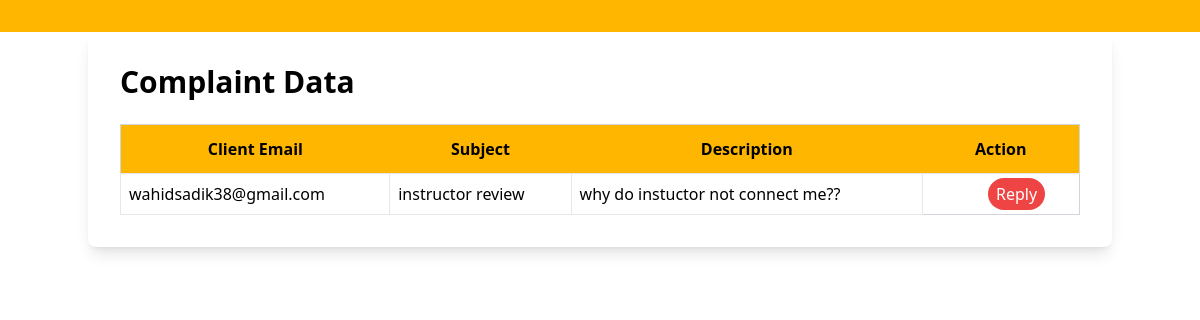
Page /cliend_side_mvc/view/showComplain.php (signed in) on the committed database.
### tables this page shows
CREATE TABLE `complainbox` (
  `id` int(50) NOT NULL,
  `email` varchar(200) NOT NULL,
  `subject` varchar(300) NOT NULL,
  `description` varchar(500) NOT NULL
);

### cliend_side_mvc/model/complainModel.php (called while the page is built, shortened)
<?php
    function getComplaints()
{
    $conn = mysqli_connect("localhost", "root", "", "fitness") or die("Connection failed: " . mysqli_connect_error());
    $sql = "SELECT email, subject, description FROM complainbox";
    $result = mysqli_query($conn, $sql);
    $complaints = array();
    while ($row = mysqli_fetch_assoc($result)) {
        $complaints[] = $row;
    }
    return $complaints;
}
?>

### cliend_side_mvc/view/showComplain.php (the view, shortened to what this page needs)
<?php
require_once ('../model/complainModel.php');
function displayComplaints()
{
    $complaints = getComplaints();
    echo '<table class="min-w-full border border-gray-300">
            <thead>
                <tr class="bg-[#FEB600]">
                    <th class="py-3 px-4 border-b">Client Email</th>
                    <th class="py-3 px-4 border-b">Subject</th>
                    <th class="py-3 px-4 border-b">Description</th>
                    <th class="py-3 px-4 border-b">Action</th>
                </tr>
            </thead>
            <tbody>';
    foreach ($complaints as $complaint) {
        echo '<tr>
                <td class="border p-2 ">' . $complaint['email']. '</td>
                <td class="border p-2">' .$complaint['subject']. '</td>
                <td class="border p-2">' .$complaint['description']. '</td>
                <td>
                    <a href="replyBox.php?email=' . urlencode($complaint['email']) . '">
                    <button class="bg-red-500 ml-16 text-white py-1 px-2 rounded-full hover:bg-red-600 focus:outline-none focus:shadow-outline-red">Reply</button>
                </a>
                </td>
            </tr>';
    }
    echo '</tbody></table>';
}
?>
<!DOCTYPE html>
<html lang="en">
<head>
    <script src="https://cdn.tailwindcss.com"></script>
</head>
<body>
    <nav class="bg-[#FEB600] p-4 text-white">
    </nav>
    <div class="mb-4">
        <div class="container mx-auto bg-white p-8 rounded-lg shadow-lg">
            <h3 class="text-3xl font-bold mb-6">Complaint Data </h3>
            <?php displayComplaints(); ?>
        </div>
    </div>
</body>
</html>

### rows in the picture
complainbox: email "wahidsadik38@gmail.com", subject "instructor review", description "why do instuctor not connect me??"
